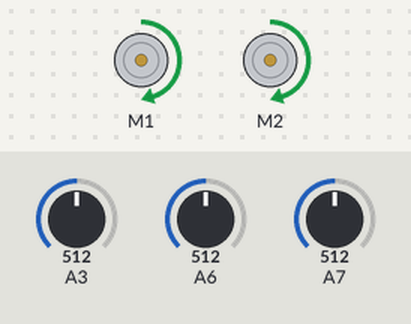
Bench run of a sketch on a simulated Arduino Nano, built with avr-gcc and run on an emulated ATmega328P. Parts: 2 × DC motor (green arrow = forward, orange = backward, longer = faster). The test bench sets the inputs (shaded band); at power-on: A3 = 512, A6 = 512, A7 = 512. What the sketch prints to the serial monitor is not drawn.

Above: at 1.2 s.
1.3 s: A3 set to 425
2.8 s: A3 set to 394
At 3.4 s:
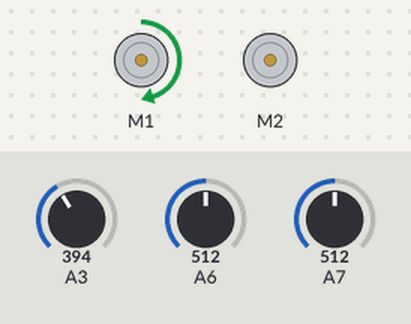
4.3 s: A6 set to 424
7.3 s: A6 set to 394
At 8.1 s:
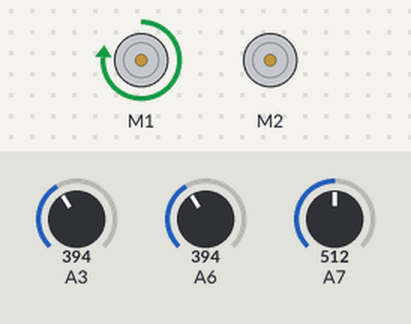
8.8 s: A7 set to 430
10.3 s: A7 set to 393
At 11.5 s:
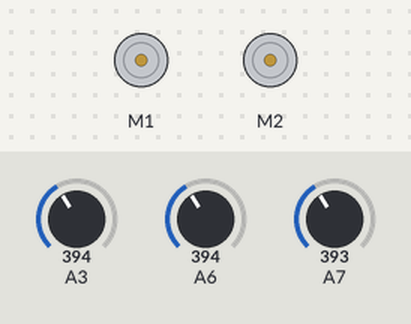
Timing chart, 0 to 12.8 s (numbered marks = the images above; inputs shaded):
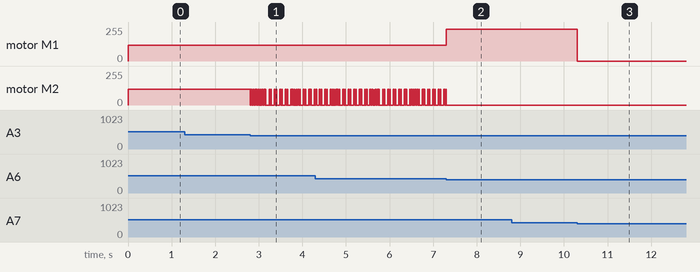

The sketch:

line_follow.ino
```cpp
#include <RedBot.h>
RedBotMotor motors;

//what input pins im using
RedBotSensor leftSensor = RedBotSensor(A3);
RedBotSensor middleSensor = RedBotSensor(A6);
RedBotSensor rightSensor = RedBotSensor(A7);

int baseLevel;
int moveSpeed = 120;

void setup() {
  Serial.begin(57600);
  //sets baseValue to a number over 500
  do{
      baseLevel = middleSensor.read();
    }while(baseLevel < 500);
}

void loop() {
  if((middleSensor.read() >= (baseLevel - 100)))
  {
    //go forward
    goForward();

    if((leftSensor.read() >= (baseLevel - 100)) && (rightSensor.read() >= (baseLevel - 100)))
    {
      //go forward
      goForward();
    }
    else
    {
      if(leftSensor.read() >= (baseLevel - 100))
      {
        //turn left
        goLeft();
      }
      else
      {
        //turn right
        goRight();
      }
    }
 }

  else
  {
    if(leftSensor.read() >= (baseLevel - 100))
    {
      //turn left
      goLeftHard();
    }
    else
    {
      if(rightSensor.read() >= (baseLevel - 100))
      {
        //turn right
        goRightHard();
      }
      else
      {
        //if none of the sensors get a value it will stop
        stopNow();
      }
    }
  }
}

void goForward()
{
      motors.drive(moveSpeed);
}
void goLeft()
{
      Serial.print("Left");
      motors.rightDrive(moveSpeed);
      motors.leftDrive(0);
}
void goRight()
{
      Serial.print("Right");
      motors.leftDrive(moveSpeed);
      motors.rightDrive(0);
}
void goLeftHard()
{
      Serial.print("Left");
      motors.rightDrive(moveSpeed*2);
      motors.leftDrive(0);
}
void goRightHard()
{
      Serial.print("Right");
      motors.leftDrive(moveSpeed*2);
      motors.rightDrive(0);
}
void stopNow()
{
      motors.stop();
}
```

Measured:
- the behaviour switches between 412 and 411 on A3 (found by bisection; images 0 and 1)
- the behaviour switches between 412 and 411 on A6 (found by bisection; images 1 and 2)
- the behaviour switches between 412 and 411 on A7 (found by bisection; images 2 and 3)
- after the input at 1.3 s, every drawn part: stays the same
- after the input at 2.8 s, motor M2: alternates forward 119/255 for 0.02 s and stopped for 0.02 s, starting at once
- after the input at 7.3 s, motor M1: forward 119/255 → forward 239/255 at once; motor M2: goes on until 7.3 s, then stays stopped
- after the input at 8.8 s, every drawn part: stays the same
- after the input at 10.3 s, motor M1: forward 239/255 → stopped at once
